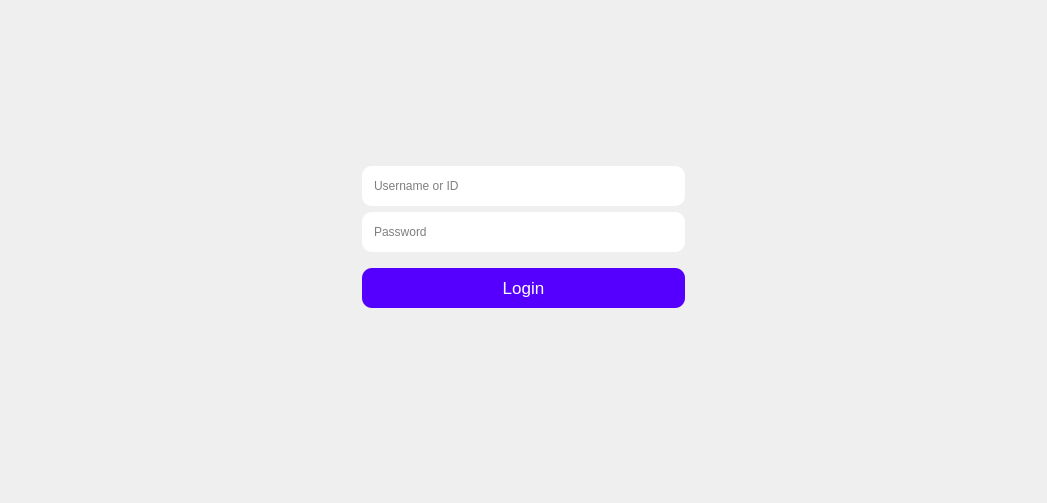
<?xml version="1.0" encoding="UTF-8"?>
<ui version="4.0">
 <class>Login</class>
 <widget class="QWidget" name="Login">
  <property name="geometry">
   <rect>
    <x>0</x>
    <y>0</y>
    <width>1047</width>
    <height>503</height>
   </rect>
  </property>
  <property name="windowTitle">
   <string>Form</string>
  </property>
  <layout class="QHBoxLayout" name="horizontalLayout">
   <item>
    <spacer name="horizontalSpacer">
     <property name="orientation">
      <enum>Qt::Horizontal</enum>
     </property>
     <property name="sizeHint" stdset="0">
      <size>
       <width>305</width>
       <height>20</height>
      </size>
     </property>
    </spacer>
   </item>
   <item>
    <widget class="QWidget" name="widget" native="true">
     <property name="maximumSize">
      <size>
       <width>400</width>
       <height>16777215</height>
      </size>
     </property>
     <layout class="QVBoxLayout" name="verticalLayout">
      <item>
       <spacer name="verticalSpacer_2">
        <property name="orientation">
         <enum>Qt::Vertical</enum>
        </property>
        <property name="sizeType">
         <enum>QSizePolicy::Expanding</enum>
        </property>
        <property name="sizeHint" stdset="0">
         <size>
          <width>20</width>
          <height>40</height>
         </size>
        </property>
       </spacer>
      </item>
      <item>
       <layout class="QVBoxLayout" name="verticalLayout_2">
        <property name="leftMargin">
         <number>0</number>
        </property>
        <property name="topMargin">
         <number>10</number>
        </property>
        <property name="rightMargin">
         <number>0</number>
        </property>
        <property name="bottomMargin">
         <number>10</number>
        </property>
        <item>
         <widget class="QWidget" name="horizontalWidget" native="true">
          <property name="styleSheet">
           <string notr="true">background-color: rgb(255, 255, 255);
border-radius:10px;</string>
          </property>
          <layout class="QHBoxLayout" name="horizontalLayout_2">
           <property name="leftMargin">
            <number>10</number>
           </property>
           <property name="topMargin">
            <number>10</number>
           </property>
           <property name="rightMargin">
            <number>10</number>
           </property>
           <property name="bottomMargin">
            <number>10</number>
           </property>
           <item>
            <widget class="QLineEdit" name="txtName">
             <property name="minimumSize">
              <size>
               <width>0</width>
               <height>20</height>
              </size>
             </property>
             <property name="styleSheet">
              <string notr="true">background-color: rgb(255, 255, 255);
border-radius:10px;</string>
             </property>
             <property name="alignment">
              <set>Qt::AlignLeading|Qt::AlignLeft|Qt::AlignVCenter</set>
             </property>
             <property name="placeholderText">
              <string>Username or ID</string>
             </property>
            </widget>
           </item>
          </layout>
         </widget>
        </item>
        <item>
         <widget class="QWidget" name="verticalWidget_2" native="true">
          <property name="styleSheet">
           <string notr="true">background-color: rgb(255, 255, 255);
border-radius:10px;</string>
          </property>
          <layout class="QVBoxLayout" name="verticalLayout_3">
           <property name="leftMargin">
            <number>10</number>
           </property>
           <property name="topMargin">
            <number>10</number>
           </property>
           <property name="rightMargin">
            <number>10</number>
           </property>
           <property name="bottomMargin">
            <number>10</number>
           </property>
           <item>
            <widget class="QLineEdit" name="txtPass">
             <property name="minimumSize">
              <size>
               <width>0</width>
               <height>20</height>
              </size>
             </property>
             <property name="styleSheet">
              <string notr="true">background-color: rgb(255, 255, 255);
border-radius:10px;</string>
             </property>
             <property name="echoMode">
              <enum>QLineEdit::Password</enum>
             </property>
             <property name="placeholderText">
              <string>Password</string>
             </property>
            </widget>
           </item>
          </layout>
         </widget>
        </item>
       </layout>
      </item>
      <item>
       <widget class="QPushButton" name="btnLogin">
        <property name="minimumSize">
         <size>
          <width>200</width>
          <height>40</height>
         </size>
        </property>
        <property name="font">
         <font>
          <pointsize>13</pointsize>
         </font>
        </property>
        <property name="styleSheet">
         <string notr="true">background-color: rgb(85, 0, 255);
color: rgb(255, 255, 255);
border-radius:10px;</string>
        </property>
        <property name="text">
         <string>Login</string>
        </property>
       </widget>
      </item>
      <item>
       <spacer name="verticalSpacer">
        <property name="orientation">
         <enum>Qt::Vertical</enum>
        </property>
        <property name="sizeType">
         <enum>QSizePolicy::Expanding</enum>
        </property>
        <property name="sizeHint" stdset="0">
         <size>
          <width>20</width>
          <height>40</height>
         </size>
        </property>
       </spacer>
      </item>
      <item>
       <spacer name="verticalSpacer_3">
        <property name="orientation">
         <enum>Qt::Vertical</enum>
        </property>
        <property name="sizeType">
         <enum>QSizePolicy::Fixed</enum>
        </property>
        <property name="sizeHint" stdset="0">
         <size>
          <width>20</width>
          <height>40</height>
         </size>
        </property>
       </spacer>
      </item>
     </layout>
    </widget>
   </item>
   <item>
    <spacer name="horizontalSpacer_2">
     <property name="orientation">
      <enum>Qt::Horizontal</enum>
     </property>
     <property name="sizeHint" stdset="0">
      <size>
       <width>304</width>
       <height>20</height>
      </size>
     </property>
    </spacer>
   </item>
  </layout>
 </widget>
 <resources/>
 <connections/>
</ui>
